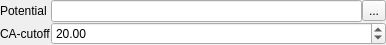
<?xml version="1.0" encoding="UTF-8"?>
<ui version="4.0">
 <class>Form</class>
 <widget class="QWidget" name="Form">
  <property name="geometry">
   <rect>
    <x>0</x>
    <y>0</y>
    <width>386</width>
    <height>43</height>
   </rect>
  </property>
  <property name="windowTitle">
   <string>Form</string>
  </property>
  <layout class="QGridLayout" name="gridLayout">
   <property name="margin">
    <number>0</number>
   </property>
   <property name="spacing">
    <number>0</number>
   </property>
   <item row="0" column="0">
    <widget class="QLabel" name="label">
     <property name="text">
      <string>Potential</string>
     </property>
    </widget>
   </item>
   <item row="1" column="1" colspan="2">
    <widget class="QDoubleSpinBox" name="doubleSpinBox">
     <property name="sizePolicy">
      <sizepolicy hsizetype="Minimum" vsizetype="Fixed">
       <horstretch>0</horstretch>
       <verstretch>0</verstretch>
      </sizepolicy>
     </property>
     <property name="minimum">
      <double>10.000000000000000</double>
     </property>
     <property name="maximum">
      <double>27.000000000000000</double>
     </property>
     <property name="singleStep">
      <double>0.500000000000000</double>
     </property>
     <property name="value">
      <double>20.000000000000000</double>
     </property>
    </widget>
   </item>
   <item row="0" column="1">
    <widget class="QLineEdit" name="lineEdit">
     <property name="readOnly">
      <bool>true</bool>
     </property>
    </widget>
   </item>
   <item row="1" column="0">
    <widget class="QLabel" name="label_3">
     <property name="text">
      <string>CA-cutoff</string>
     </property>
    </widget>
   </item>
   <item row="0" column="2">
    <widget class="QToolButton" name="toolButton">
     <property name="text">
      <string>...</string>
     </property>
    </widget>
   </item>
  </layout>
  <action name="actionOpen_potential_file">
   <property name="text">
    <string>Open potential file</string>
   </property>
  </action>
 </widget>
 <resources/>
 <connections>
  <connection>
   <sender>toolButton</sender>
   <signal>clicked()</signal>
   <receiver>actionOpen_potential_file</receiver>
   <slot>trigger()</slot>
   <hints>
    <hint type="sourcelabel">
     <x>298</x>
     <y>11</y>
    </hint>
    <hint type="destinationlabel">
     <x>-1</x>
     <y>-1</y>
    </hint>
   </hints>
  </connection>
 </connections>
</ui>
